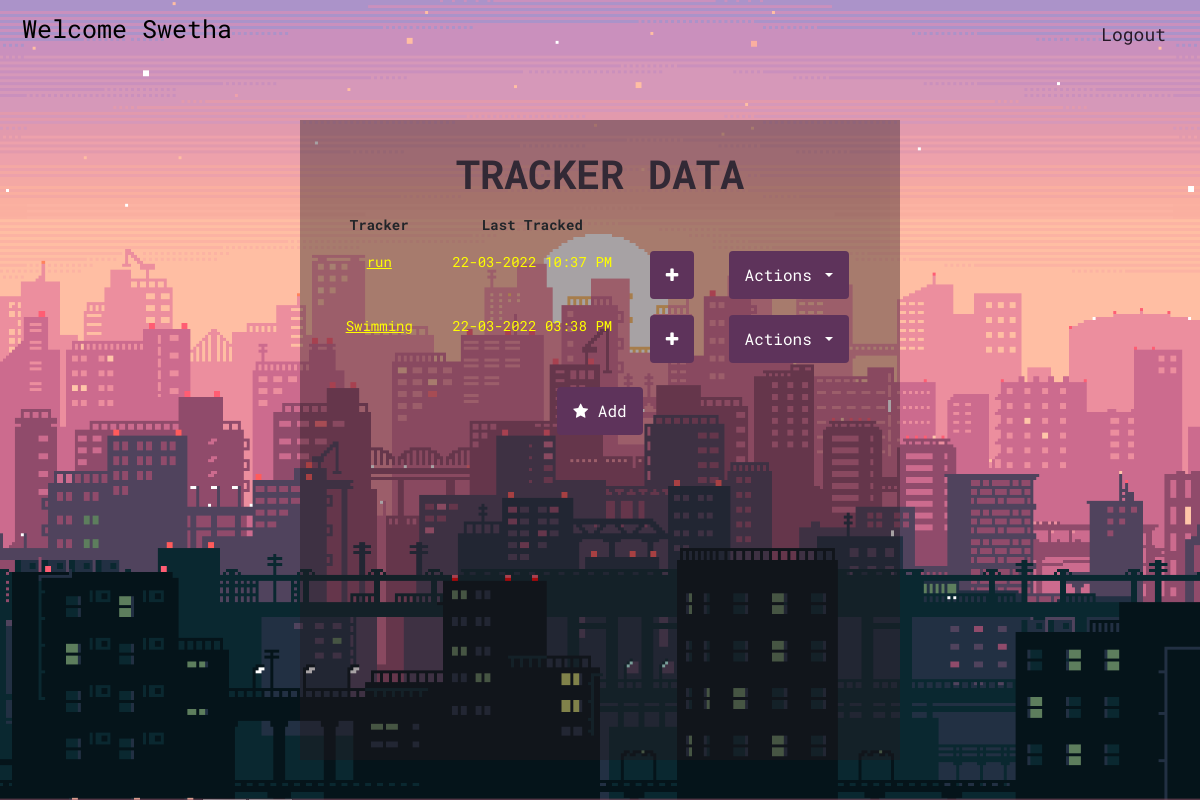
/user/hello123 (signed in), run on the app's committed database.
### app.py (models this page shows)
class Activity(db.Model):
    __tablename__ = 'activity_db'
    id = db.Column(db.Integer, primary_key=True, autoincrement=True)
    activity = db.Column(db.String)
    description = db.Column(db.String)
    tracker_type = db.Column(db.String)
    date = datetime.datetime.now()
    mselect = db.Column(db.String(150), nullable=True)
    user_id = db.Column(db.Integer, db.ForeignKey('user_db.id'))
    activity_data = db.relationship('TrackerData', backref="tracker")

class TrackerData(db.Model):
    __tablename__ = 'tracker_db'
    id = db.Column(db.Integer, primary_key=True, autoincrement=True)
    tracker_id = db.Column(db.Integer, db.ForeignKey('activity_db.id'))
    date = db.Column(db.String, nullable=False)
    tracker_value = db.Column(db.Integer, nullable=True)
    description = db.Column(db.String, nullable=False)

class Users(db.Model):
    __tablename__ = 'user_db'
    id = db.Column(db.Integer, primary_key=True, autoincrement=True)
    name = db.Column(db.String, nullable=False)
    username = db.Column(db.String, unique=True, nullable=False)
    password = db.Column(db.String, nullable=False)
    trackers = db.relationship('Activity', backref="user")

### app.py (the view)
@app.route('/user/<username>', methods=["GET", "POST"])
def user(username):
    log_user = session.get('name')
    dname = session.get('display_name')
    log_user_obj = db.session.query(Users).filter(
        Users.username == log_user).first()
    log_user_id = log_user_obj.id
    log_user_activity = db.session.query(Activity).filter(
        Activity.user_id == log_user_id).all()
    for last_date in log_user_activity:
        last_date.date = db.session.query(TrackerData.date).filter(
            TrackerData.tracker_id == last_date.id).order_by(TrackerData.date.desc()).first()
        if last_date.date ==  None:
            last_date.date = ["No Data"]
    return render_template("user.html", tdata=log_user_activity, name=username, dname=dname)

### templates/user.html (shortened to what this page needs)
<!DOCTYPE html>
<html>
<head>
  <link href="https://cdn.jsdelivr.net/npm/bootstrap@5.1.3/dist/css/bootstrap.min.css" rel="stylesheet"
>
  <link rel="stylesheet" href="https://cdnjs.cloudflare.com/ajax/libs/font-awesome/4.7.0/css/font-awesome.min.css">
  <link rel="stylesheet" href="..\static\css\index.css">
</head>
<body>
  <div class="container-fluid banner">
    <div class="col-md-6 offset-md-3">
      <form class="box" method="POST">
        <h1>Tracker Data</h1>
        <table class='table table-borderless'>
          <thead>
            <th>Tracker</th>
            <th>Last Tracked</th>
          </thead>
          <tbody>
            {% for row in tdata %}
            <tr>
              <td><a style="color: yellow;" href='/user/{{name}}/{{row.activity}}'>{{row.activity}} </a></td>
              <td style="color: yellow;">{{row.date[0]}}</td>
              <td><a href='{{name}}/log/{{row.activity}}' style="background-color: rgb(94, 51, 91);" class='btn btn-primary'><i class="fa fa-plus"></a></td>
              <td>
                <div class="dropdown">
                  <button style="background-color: rgb(94, 51, 91);" class="btn btn-secondary dropdown-toggle" type="button" id="dropdownMenuButton1"
                    data-bs-toggle="dropdown" aria-expanded="false">
                    Actions
                  </button>
                </div>
              </td>
            </tr>
            {%endfor%}
          </tbody>
        </table>
        <a href='{{url_for("add_tracker")}}' class="btn btn-primary" style="background-color: rgb(94, 51, 91);">
          <i class="fa fa-star"></i> Add</a>
      </form>
    </div>
    <div class="header">
      <div class="header-left" style="font-size:25px;float:left;">
        Welcome {% if dname %}{{dname}}{%endif%}
      </div>
      <div class="header-right">
        <a href='{{url_for("logout")}}''>Logout</a>
            </div>
        </div>
</body>
</html>

### static/css/index.css (style rules this page uses)
body { margin: 0; padding: 0; font-family: 'Roboto Mono', sans-serif; font-size: 14px; color: black; }
.banner { height: 100vh; width: 100%; background: url("../images/bg3.jpg"); background-position: top; background-size: cover; background-repeat: none; }
.box { overflow: scroll; height: 80%; width: 600px; padding: 30px; top: 55%; position: absolute; left: 50%; font-family: 'Roboto Mono', sans-serif; transform: translate(-50%, -50%); background: rgba(36, 23, 28, 0.4); text-align: center; }
.box h1 { color: rgb(50, 41, 53); text-transform: uppercase; font-weight: 700; }
.header { overflow: hidden; padding: 10px 10px; font-family: 'Roboto Mono'; }
.header a { float: left; color: rgb(39, 24, 39); text-align: center; padding: 12px; font-family: 'Roboto Mono'; text-decoration: none; font-size: 18px; line-height: 25px; border-radius: 4px; }
.header-right { float: right; }

### templates/user.html (style rules this page uses)
.btn { background-color: DodgerBlue; border: none; color: white; padding: 12px 16px; font-size: 16px; cursor: pointer; }

### data on the page
Activity: activity "run", date "22-03-2022 10:37 PM"
Activity: activity "Swimming", date "22-03-2022 03:38 PM"
Users: name "Swetha"
